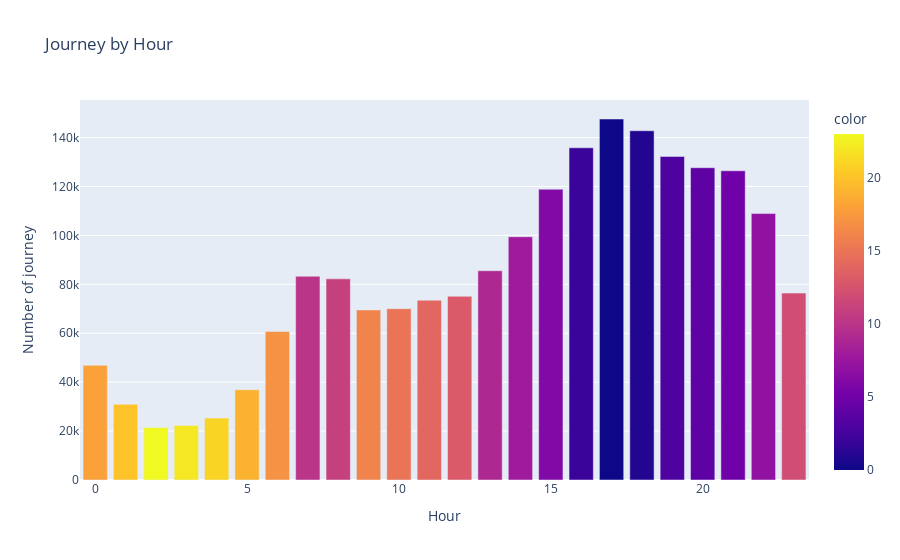

Source (notebook cell):
### Code cell
plt.figure(figsize=(20,15))
fig2=px.bar(
    x=df.hour.value_counts().index,
    y=df.hour.value_counts(),
    title="Journey by Hour",
    color=df.hour.unique()
)
fig2.update_layout(xaxis_title="Hour",yaxis_title="Number of journey")

### Figure 1 — Plotly figure (JSON) as saved in the notebook; plotly's stock layout.template omitted (floating-point values rounded to 4 significant figures)
{"data": [{"alignmentgroup": "True", "hovertemplate": "x=%{x}<br>y=%{y}<br>color=%{marker.color}<extra></extra>", "legendgroup": "", "marker": {"color": [0, 1, 2, 3, 4, 5, 6, 7, 8, 9, 10, 11, 12, 13, 14, 15, 16, 17, 18, 19, 20, 21, 22, 23], "coloraxis": "coloraxis"}, "name": "", "offsetgroup": "", "orientation": "v", "showlegend": false, "textposition": "auto", "type": "bar", "x": [17, 18, 16, 19, 20, 21, 15, 22, 14, 13, 7, 8, 23, 12, 11, 10, 9, 6, 0, 5, 1, 4, 3, 2], "xaxis": "x", "y": [147599, 142789, 135829, 132281, 127676, 126418, 118889, 108932, 99442, 85568, 83290, 82241, 76417, 75106, 73489, 70042, 69536, 60708, 46867, 36918, 30930, 25307, 22287, 21439], "yaxis": "y"}], "layout": {"barmode": "relative", "coloraxis": {"colorbar": {"title": {"text": "color"}}, "colorscale": [[0, "#0d0887"], [0.1111, "#46039f"], [0.2222, "#7201a8"], [0.3333, "#9c179e"], [0.4444, "#bd3786"], [0.5556, "#d8576b"], [0.6667, "#ed7953"], [0.7778, "#fb9f3a"], [0.8889, "#fdca26"], [1, "#f0f921"]]}, "legend": {"tracegroupgap": 0}, "title": {"text": "Journey by Hour"}, "xaxis": {"anchor": "y", "domain": [0, 1], "title": {"text": "Hour"}}, "yaxis": {"anchor": "x", "domain": [0, 1], "title": {"text": "Number of journey"}}}}
